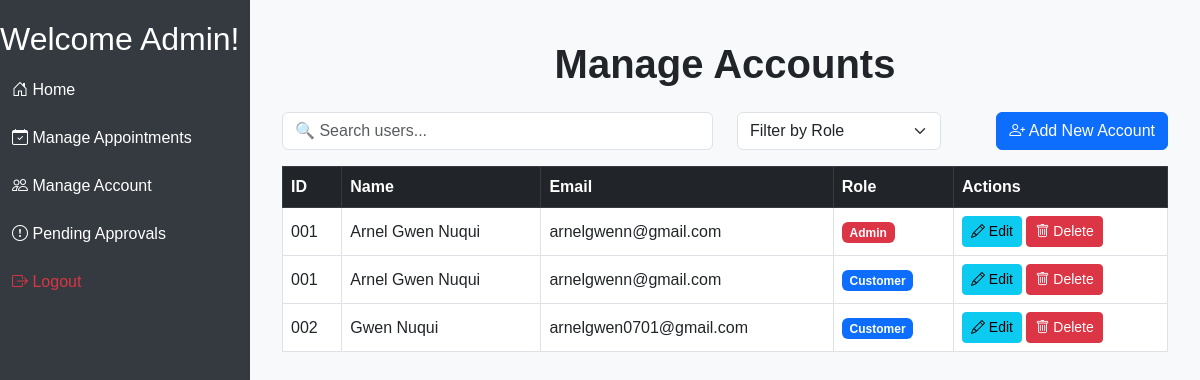
The page /admin_dashboard.php?page=users (signed in) on the database its author committed.
### tables this page shows
CREATE TABLE `users` (
  `id` int(11) NOT NULL,
  `username` varchar(50) NOT NULL,
  `name` varchar(100) NOT NULL,
  `phone_number` varchar(15) NOT NULL,
  `email` varchar(100) NOT NULL,
  `password` varchar(255) NOT NULL,
  `gender` enum('Male','Female','Other') DEFAULT NULL,
  `date_of_birth` date DEFAULT NULL,
  `address` text DEFAULT NULL,
  `created_at` timestamp NOT NULL DEFAULT current_timestamp(),
  `status` int(11) DEFAULT 1,
  `is_verified` tinyint(1) NOT NULL DEFAULT 0
);

### AdminDashboard/ManageAccount.php (the view, shortened to what this page needs)
<!DOCTYPE html>
<html lang="en">
<head>
    <link href="https://cdn.jsdelivr.net/npm/bootstrap@5.3.0/dist/css/bootstrap.min.css" rel="stylesheet">
    <link rel="stylesheet" href="https://cdn.jsdelivr.net/npm/bootstrap-icons/font/bootstrap-icons.css">
</head>
<body>
<?php
require(__DIR__ . '/../Database/database.php');
$admins = [];
$adminQuery = mysqli_query($conn, "SELECT id, name, email FROM admins");
while ($row = mysqli_fetch_assoc($adminQuery)) {
    $row['role'] = 'Admin';
    $admins[] = $row;
}
$customers = [];
$userQuery = mysqli_query($conn, "SELECT id, name, email FROM users");
while ($row = mysqli_fetch_assoc($userQuery)) {
    $row['role'] = 'Customer';
    $customers[] = $row;
}
$accounts = array_merge($admins, $customers);
?>
    <div class="container dashboard-container">
        <header class="text-center mb-4">
            <h1 class="fw-bold">Manage Accounts</h1>
        </header>
        <div class="row mb-3">
            <div class="col-md-6">
                <input type="text" class="form-control" id="searchAccount" placeholder="🔍 Search users...">
            </div>
            <div class="col-md-3">
                <select class="form-select" id="filterRole">
                    <option value="">Filter by Role</option>
                </select>
            </div>
            <div class="col-md-3 text-end">
                <button class="btn btn-primary" data-bs-toggle="modal" data-bs-target="#addAccountModal"><i class="bi bi-person-plus"></i> Add New Account</button>
            </div>
        </div>
        <div class="table-responsive">
            <table class="table table-bordered table-hover bg-white">
                <thead class="table-dark">
                    <tr>
                        <th>ID</th>
                        <th>Name</th>
                        <th>Email</th>
                        <th>Role</th>
                        <th>Actions</th>
                    </tr>
                </thead>
                <tbody id="accountsTable">
                    <?php foreach ($accounts as $account): ?>
                        <tr>
                            <td><?php echo str_pad($account['id'], 3, '0', STR_PAD_LEFT); ?></td>
                            <td><?php echo htmlspecialchars($account['name']); ?></td>
                            <td><?php echo htmlspecialchars($account['email']); ?></td>
                            <td>
                                <span class="badge <?php echo $account['role'] === 'Admin' ? 'badge-admin' : 'badge-customer'; ?>">
                                    <?php echo $account['role']; ?>
                                </span>
                            </td>
                            <td>
                                <?php if ($account['role'] === 'Admin'): ?>
                                    <a href="edit_admin.php?id=<?php echo $account['id']; ?>" class="btn btn-info btn-sm"><i class="bi bi-pencil"></i> Edit</a>
                                    <a href="delete_admin.php?id=<?php echo $account['id']; ?>" class="btn btn-danger btn-sm" onclick="return confirm('Are you sure?')"><i class="bi bi-trash"></i> Delete</a>
                                <?php else: ?>
                                    <a href="edit_user.php?id=<?php echo $account['id']; ?>" class="btn btn-info btn-sm"><i class="bi bi-pencil"></i> Edit</a>
                                    <a href="delete_user.php?id=<?php echo $account['id']; ?>" class="btn btn-danger btn-sm" onclick="return confirm('Are you sure?')"><i class="bi bi-trash"></i> Delete</a>
                                <?php endif; ?>
                            </td>
                        </tr>
                    <?php endforeach; ?>
                </tbody>
            </table>
        </div>
    </div>
</body>
</html>

### style/admin_dashboard.css (style rules this page uses)
body { display: flex; min-height: 100vh; overflow-x: hidden; }

### AdminDashboard/ManageAccount.php (style rules this page uses)
body { background-color: #f8f9fa; font-family: Arial, sans-serif; }
.dashboard-container { margin-top: 20px; }
.table th, .table td { vertical-align: middle; }
.badge-admin { background-color: #dc3545; }
.badge-customer { background-color: #0d6efd; }

### rows shown on the page
users: id "002", name "Gwen Nuqui", email "arnelgwen0701@gmail.com", role "Customer"

### other values the page prints
$_SESSION['username'] "Admin"
str_pad($account['id'], 3, '0', STR_PAD_LEFT) "001"
$account['name'] "Arnel Gwen Nuqui"
$account['email'] "arnelgwenn@gmail.com"
$account['role'] "Admin"
$account['role'] "Customer"
